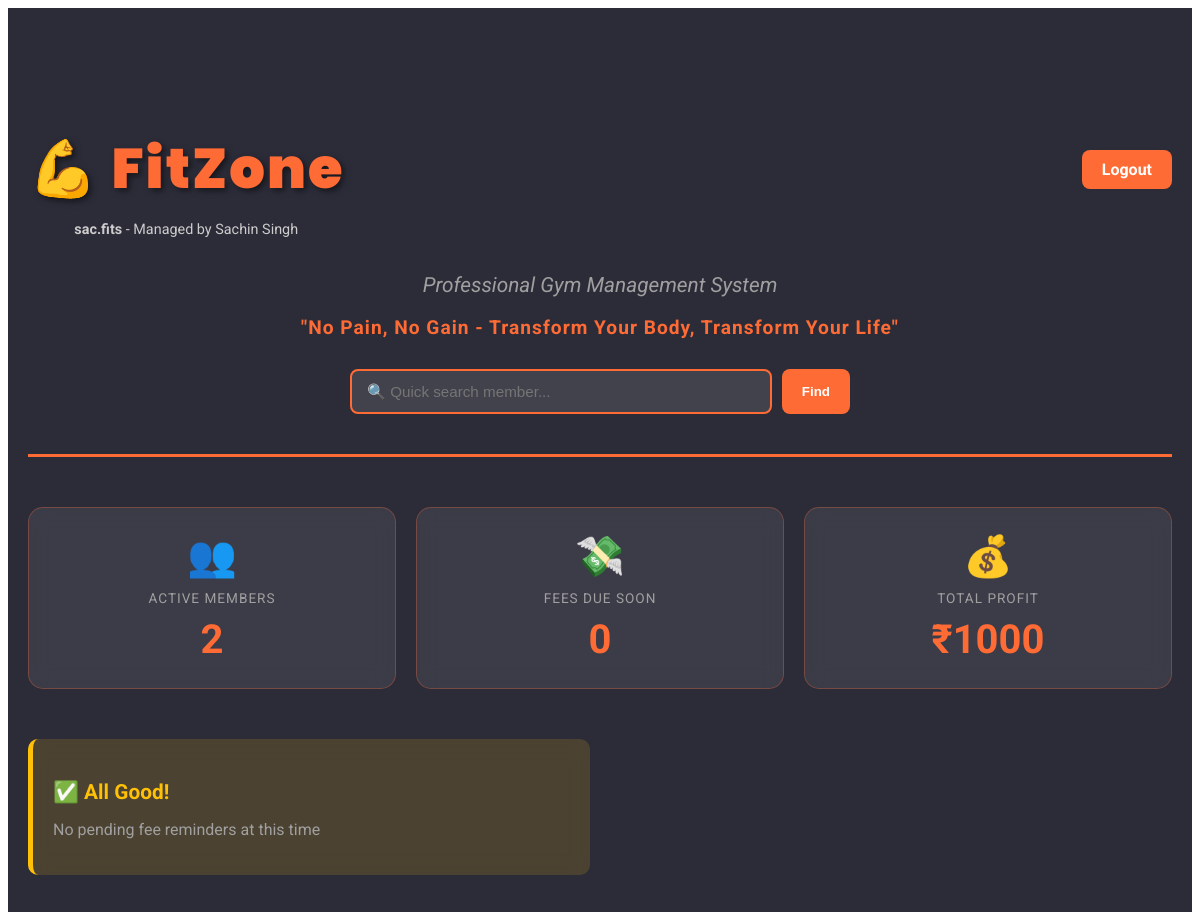
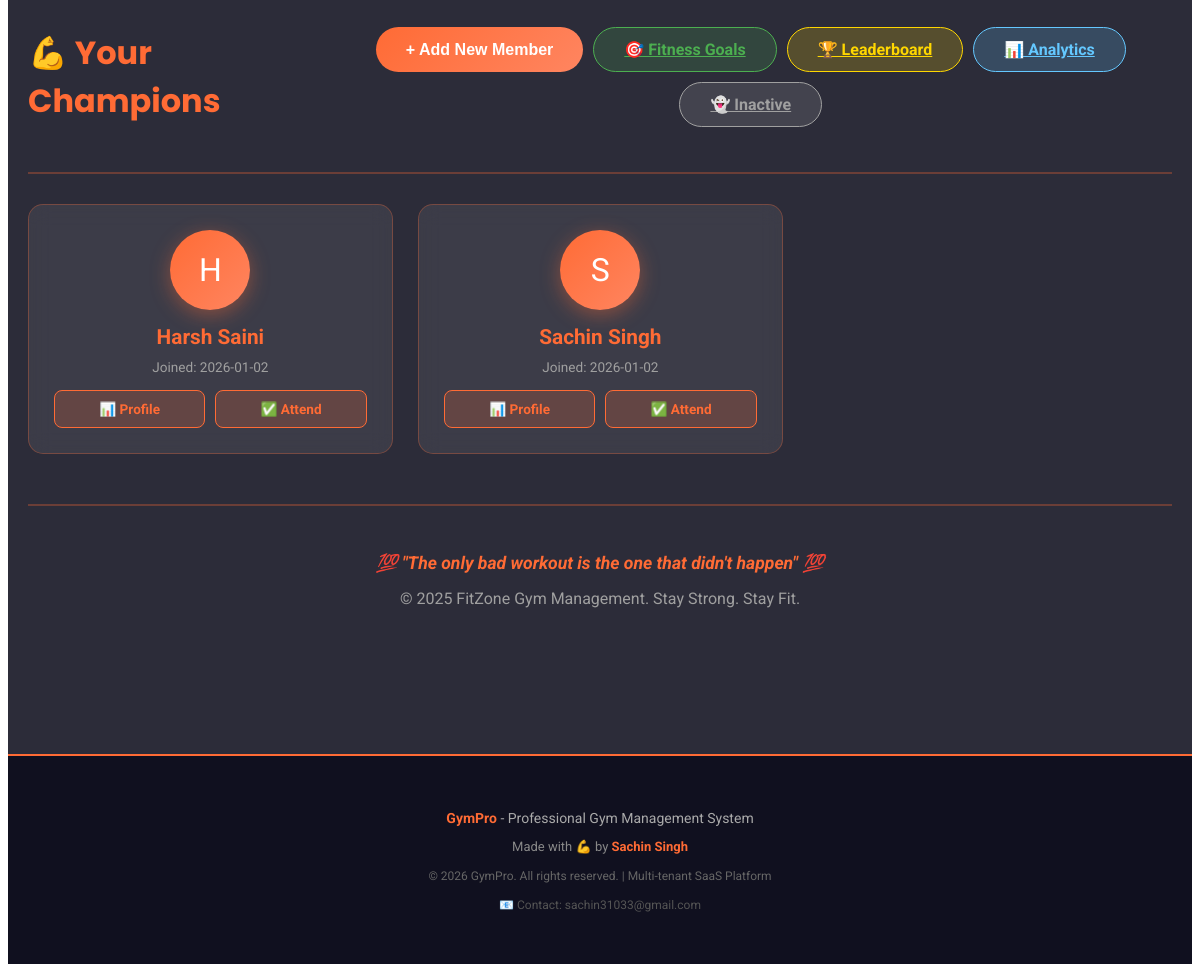
The page / (signed in) on the database its author committed (2 pictures, top to bottom).
### tables this page shows
CREATE TABLE members (
            id INTEGER PRIMARY KEY AUTOINCREMENT,
            gym_owner_id INTEGER NOT NULL,
            name TEXT,
            phone TEXT,
            email TEXT,
            join_date TEXT,
            start_weight REAL,
            status TEXT DEFAULT 'active',
            goal_type TEXT DEFAULT 'weight_loss',
            target_weight REAL,
            goal_deadline TEXT,
            FOREIGN KEY(gym_owner_id) REFERENCES gym_owners(id),
            UNIQUE(gym_owner_id, name)
        );

### app.py (the view)
@app.route("/")
@login_required
def index():
    today = datetime.now().strftime("%Y-%m-%d")
    gym_owner_id = session.get('gym_owner_id')
    with get_db() as db:
        members = db.execute(
            "SELECT * FROM members WHERE gym_owner_id=? AND status='active' ORDER BY name",
            (gym_owner_id,)
        ).fetchall()
        reminders = db.execute("""
            SELECT m.id, m.name, f.next_due, f.amount
            FROM fees f JOIN members m ON f.member_id=m.id
            WHERE m.gym_owner_id=? AND f.paid_status='pending'
            AND f.next_due BETWEEN date(?, '+2 day') AND date(?, '+3 day')
        """, (gym_owner_id, today, today)).fetchall()
        total_profit = db.execute(
            "SELECT COALESCE(SUM(amount), 0) FROM profits WHERE gym_owner_id=?",
            (gym_owner_id,)
        ).fetchone()[0]
    return render_template("index.html",
                           members=members,
                           reminders=reminders,
                           total_profit=total_profit)

### app.py (called while the page is built)
def login_required(f):
    @wraps(f)
    def decorated_function(*args, **kwargs):
        if 'gym_owner_id' not in session:
            flash("Please login to access this page", "warning")
            return redirect("/login")
        return f(*args, **kwargs)
    return decorated_function

def get_db():
    conn = sqlite3.connect(DB_NAME)
    conn.row_factory = sqlite3.Row
    return conn

### templates/index.html (shortened to what this page needs)
<!DOCTYPE html>
<html lang="en">
<head>
</head>
<body>
    <div class="container">
        <header>
            <div style="display:flex;justify-content:space-between;align-items:center;margin-bottom:20px;">
                <div>
                    <h1>💪 FitZone</h1>
                    <p style="font-size:0.9em;color:#ccc;margin-top:5px;">
                        {% if session.gym_name %}
                            <strong>{{ session.gym_name }}</strong> - Managed by {{ session.owner_name }}
                        {% endif %}
                    </p>
                </div>
                <a href="/logout" style="background:#ff6b35;color:#fff;padding:10px 20px;border-radius:8px;text-decoration:none;font-weight:bold;transition:all 0.3s ease;" onmouseover="this.style.background='#e55a25'" onmouseout="this.style.background='#ff6b35'">
                    Logout
                </a>
            </div>
            <p class="tagline">Professional Gym Management System</p>
            <p class="motto">"No Pain, No Gain - Transform Your Body, Transform Your Life"</p>
            <div style="margin-top:30px;">
                <form method="GET" action="/search" style="display:flex;gap:10px;max-width:500px;margin:0 auto;">
                    <input type="text" name="q" placeholder="🔍 Quick search member..." style="flex:1;padding:12px 15px;background:rgba(255,255,255,0.1);border:2px solid #ff6b35;border-radius:8px;color:#fff;font-size:0.95em;" required>
                    <button type="submit" style="padding:12px 20px;background:#ff6b35;border:none;border-radius:8px;color:#fff;font-weight:bold;cursor:pointer;transition:all 0.3s ease;">Find</button>
                </form>
            </div>
        </header>
        <div class="stats-grid">
            <div class="stat-card" id="activeMembersCard" style="cursor:pointer">
                <div class="stat-icon">👥</div>
                <div class="stat-label">Active Members</div>
                <div class="stat-value">{{ members|length }}</div>
            </div>
            <div class="stat-card" id="feesDueCard" style="cursor:pointer">
                <div class="stat-icon">💸</div>
                <div class="stat-label">Fees Due Soon</div>
                <div class="stat-value">{{ reminders|length }}</div>
            </div>
            <div class="stat-card" id="profitCard" style="cursor:pointer" onclick="window.location.href='/profits'">
                <div class="stat-icon">💰</div>
                <div class="stat-label">Total Profit</div>
                <div class="stat-value">₹{{ total_profit|int }}</div>
            </div>
        </div>
        <div class="alerts-section">
            {% if reminders %}
            <div class="alert-box fee-reminder">
                <h3>🔔 Gentle Reminder: Fees Due Soon!</h3>
                <p style="color:#a0a0a0;margin-bottom:15px;font-size:0.9em;">Friendly reminder for members whose fee payment is due in 2-3 days</p>
                {% for item in reminders %}
                <div class="alert-item">
                    <div>
                        <strong style="color:#ffc107;">{{ item[1] }}</strong>
                        <span style="display:block;color:#a0a0a0;font-size:0.85em;">Due: {{ item[2] }}</span>
                    </div>
                    <span style="font-weight:bold;color:#ffc107;">₹{{ item[3]|int }}</span>
                </div>
                {% endfor %}
            </div>
            {% else %}
            <div class="alert-box fee-reminder">
                <h3>✅ All Good!</h3>
                <p style="color:#a0a0a0;">No pending fee reminders at this time</p>
            </div>
            {% endif %}
        </div>
        <div class="members-header">
            <h2>💪 Your Champions</h2>
            <div style="display:flex;gap:10px;flex-wrap:wrap;justify-content:center;">
                <button class="add-member-btn" onclick="openModal()">+ Add New Member</button>
                <a href="/goals" class="add-member-btn" style="background:rgba(76,175,80,.2);border:1px solid #4caf50;color:#4caf50;">🎯 Fitness Goals</a>
                <a href="/leaderboard" class="add-member-btn" style="background:rgba(255,215,0,.2);border:1px solid #ffd700;color:#ffd700;">🏆 Leaderboard</a>
                <a href="/statistics" class="add-member-btn" style="background:rgba(100,200,255,.2);border:1px solid #64c8ff;color:#64c8ff;">📊 Analytics</a>
                <a href="/inactive-members" class="add-member-btn" style="background:rgba(160,160,160,.2);border:1px solid #a0a0a0;color:#a0a0a0;">👻 Inactive</a>
            </div>
        </div>
        <div class="members-grid" id="membersList">
            {% for member in members %}
            <div class="member-card">
                <div class="member-avatar">{{ member.name[0].upper() }}</div>
                <div class="member-name">{{ member.name }}</div>
                <div class="member-join">Joined: {{ member.join_date }}</div>
                <div class="member-actions">
                    <a href="/member/{{ member.id }}" class="btn-small">📊 Profile</a>
                    <a href="/attendance/{{ member.id }}" class="btn-small">✅ Attend</a>
                </div>
            </div>
            {% endfor %}
        </div>
        <footer>
            <p class="motivation">💯 "The only bad workout is the one that didn't happen" 💯</p>
            <p>&copy; 2025 FitZone Gym Management. Stay Strong. Stay Fit.</p>
        </footer>
    </div>
    <footer style="
        margin-top: 100px;
        padding: 40px 20px;
        text-align: center;
        border-top: 2px solid #ff6b35;
        background: rgba(15, 15, 30, 0.95);
        color: #aaa;
        font-size: 14px;
        position: relative;
        z-index: 1;
    ">
        <p style="margin-bottom: 10px;">
            <strong style="color: #ff6b35;">GymPro</strong> - Professional Gym Management System
        </p>
        <p style="margin-bottom: 15px; font-size: 13px; color: #888;">
            Made with 💪 by <strong style="color: #ff6b35;">Sachin Singh</strong>
        </p>
        <p style="font-size: 12px; color: #666;">
            © 2026 GymPro. All rights reserved. | Multi-tenant SaaS Platform
        </p>
        <p style="margin-top: 15px; font-size: 12px; color: #555;">
            <span style="display: inline-block; margin: 0 10px;">📧 Contact: sachin31033@gmail.com</span>
        </p>
    </footer>
</body>
</html>

### rows shown on the page
members: owner_name "Sachin Singh", name "S", name "Sachin Singh", join_date "2026-01-02"
members: name "H", name "Harsh Saini", join_date "2026-01-02"

### other values the page prints
{{ session.gym_name }} "sac.fits"
{{ members|length }} "2"
{{ reminders|length }} "0"
{{ total_profit|int }} "1000"
